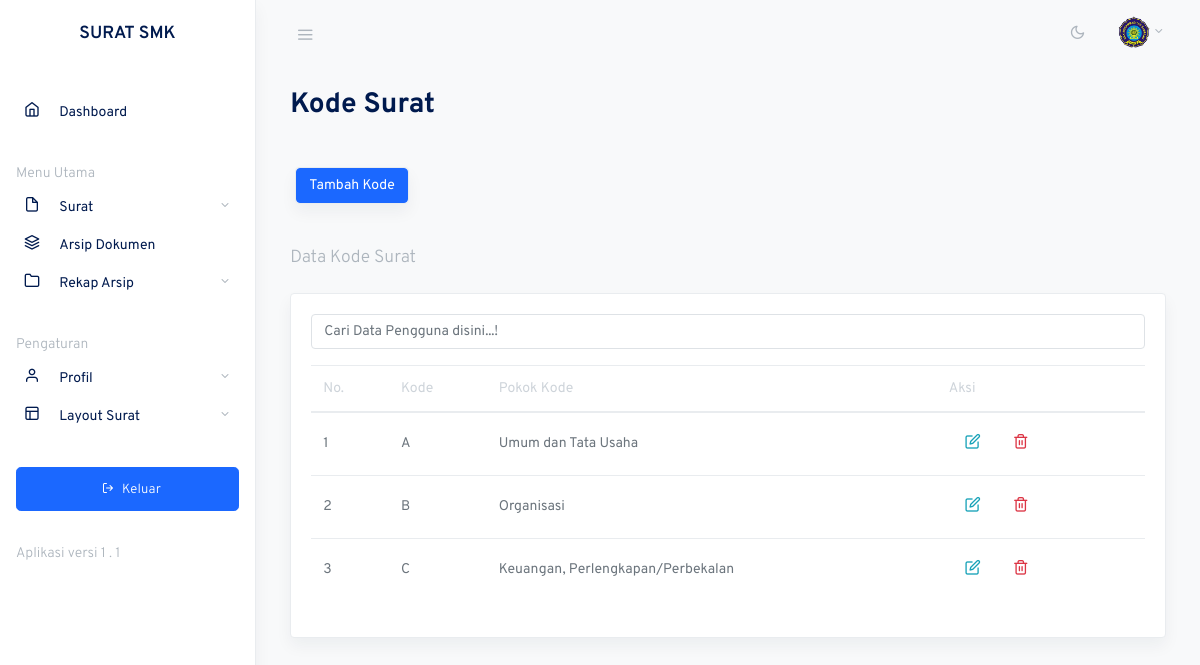
Screenshot of /kodesurat.php (signed in) with the database file from the repository.
### tables this page shows
CREATE TABLE `tb_kode` (
  `id_kode` int(11) NOT NULL,
  `kode_surat` varchar(30) NOT NULL,
  `pokok_kode` varchar(255) NOT NULL
);

### kodesurat.php (the view, shortened to what this page needs)
<?php
include 'include/config.php';
$result = $config->query("SELECT * FROM tb_kode");
?>
<?php include 'include/header.php'; ?>
<main role="main" class="main-content">
    <div class="container-fluid">
        <div class="row justify-content-center">
            <div class="col-12">
                <h2 class="mb-4 page-title">Kode Surat </h2>
                <div class="card-body">
                    <div class="row">
                        <div class="card shadow mb-4">
                            <button type="button" class="btn btn-primary" data-toggle="modal" data-target="#kode" onclick="clearModal()">
                                Tambah Kode
                            </button>
                        </div>
                    </div>
                </div>
                <h2 class="h5 page-title text-muted">Data Kode Surat</h2>
                <div class="row my-4">
                    <div class="col-md-12">
                        <div class="card shadow">
                            <div class="card-body">
                                <div class="mb-3">
                                    <input
                                        type="text"
                                        id="searchInput"
                                        class="form-control"
                                        placeholder="Cari Data Pengguna disini...!"
                                        onkeyup="filterTable()">
                                </div>
                                <table class="table datatables" id="dataTable-1">
                                    <thead>
                                        <tr>
                                            <th>No.</th>
                                            <th>Kode</th>
                                            <th>Pokok Kode</th>
                                            <th>Aksi</th>
                                        </tr>
                                    </thead>
                                    <tbody>
                                        <?php
                                        $row_number = 1;
                                        if ($result->num_rows > 0) {
                                            while ($row = $result->fetch_assoc()) {
                                                echo "<tr>
                                                    <td>{$row_number}</td>
                                                    <td>{$row['kode_surat']}</td>
                                                    <td>{$row['pokok_kode']}</td>
                                                    <td>
                                                        <ul class='nav'>
                                                            <li class='nav-item'>
                                                                <a class='nav-link text-info my-0' onclick='editKode({$row['id_kode']}, \"{$row['kode_surat']}\", \"{$row['pokok_kode']}\")'>
                                                                    <i class='fe fe-edit fe-16'></i>
                                                                </a>
                                                            </li>
                                                            <li class='nav-item'>
                                                                <a class='nav-link text-danger my-0' href='?delete={$row['id_kode']}' onclick='return confirm(\"Yakin ingin menghapus?\");'>
                                                                    <i class='fe fe-trash-2 fe-16'></i>
                                                                </a>
                                                            </li>
                                                        </ul>
                                                    </td>
                                                </tr>";
                                                $row_number++;
                                            }
                                        }
                                        ?>
                                    </tbody>
                                </table>
                            </div>
                        </div>
                    </div>
                </div>
            </div>
        </div>
    </div>
</main>
<?php include 'include/footer.php'; ?>

### css/feather.css (style rules this page uses)
.fe { font-family: "feather" !important; speak: none; font-style: normal; font-weight: normal; font-variant: normal; text-transform: none; line-height: 1; -webkit-font-smoothing: antialiased; -moz-osx-font-smoothing: grayscale; }
.fe-16 { font-size: 16px; }
.fe-edit:before { content: ""; }
.fe-trash-2:before { content: ""; }

### rows the page displays
tb_kode: kode_surat "A", pokok_kode "Umum dan Tata Usaha"
tb_kode: kode_surat "B", pokok_kode "Organisasi"
tb_kode: kode_surat "C", pokok_kode "Keuangan, Perlengkapan/Perbekalan"
